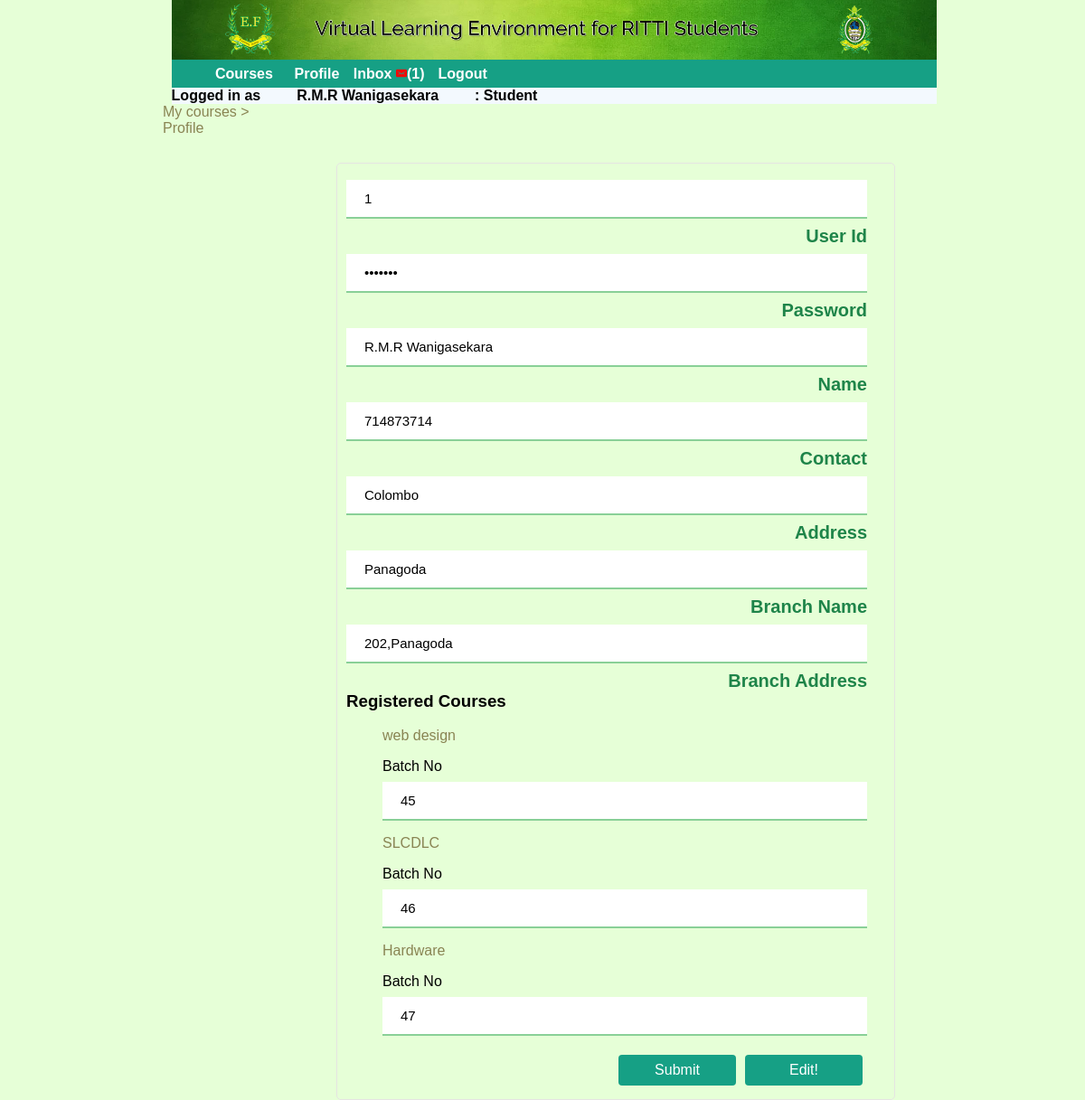
Screenshot of /student/profile.php (signed in) with the database file from the repository.
### tables this page shows
CREATE TABLE IF NOT EXISTS `user` (
  `user_Id` int(11) NOT NULL AUTO_INCREMENT,
  `NIC` varchar(10) NOT NULL,
  `password` varchar(200) NOT NULL,
  `name` varchar(200) NOT NULL,
  `dob` date NOT NULL,
  `contact_No` int(10) NOT NULL,
  `address` varchar(2000) NOT NULL,
  `branch_Id` int(11) NOT NULL,
  `Type` int(1) NOT NULL,
  `registeredby` int(11) NOT NULL,
  PRIMARY KEY (`user_Id`)
);

CREATE TABLE IF NOT EXISTS `branch` (
  `branch_Id` varchar(11) NOT NULL,
  `branch_Name` text NOT NULL,
  `branch_head` text NOT NULL,
  `address` varchar(2000) NOT NULL,
  PRIMARY KEY (`branch_Id`)
);

CREATE TABLE IF NOT EXISTS `course_follow` (
  `user_Id` varchar(11) NOT NULL,
  `course_Id` int(11) NOT NULL,
  `batch_No` varchar(11) NOT NULL,
  `final_Mcq` int(11) NOT NULL,
  `final_Practical` int(11) NOT NULL,
  PRIMARY KEY (`user_Id`,`course_Id`,`batch_No`)
);

CREATE TABLE IF NOT EXISTS `course` (
  `course_Id` int(11) NOT NULL,
  `Course_name` text NOT NULL,
  `duration` varchar(200) NOT NULL,
  PRIMARY KEY (`course_Id`)
);

### student/profile.php (the view, shortened to what this page needs)
 <?php
        if (time() - $_SESSION['start'] > 10000) {
            $sce=$_SESSION['currentsrc'];
            echo $sce;
            echo "Your session has expired! <a href='../login.php?csrc=<?php echo $sce ?>'>Login here</a>";
            session_destroy();
        }
        else{
          ?>
<!DOCTYPE html PUBLIC "-//W3C//DTD XHTML 1.0 Transitional//EN" "http://www.w3.org/TR/xhtml1/DTD/xhtml1-transitional.dtd">
<html xmlns="http://www.w3.org/1999/xhtml">
<head>
<link rel="stylesheet" type="text/css" href="../stylesheet.css">
</head>
<body >
    <div id=upbanner >
</div>
<div id=boxbody >
<?php
if (isset($_SESSION['coursename'])  && isset($_SESSION['Course_ID']) && isset($_SESSION['batch_No'])   )
{
      $cname= $_SESSION['coursename'];
    $courseID=$_SESSION['Course_ID'];
    $batch_No=$_SESSION['batch_No'];
    ?>
<div id="breadcrumb">
<ul>
        <li><a href="user_courses.php">My courses</a></li>
        <li><a href="course.php?courseIDpass=<?php echo $courseID; ?>&batch_No=<?php echo $batch_No ?> "> <?php echo $cname; ?></a></li>
        <li><a href=""> Profile &nbsp </a></li>
</ul>
</div>
<?php
}else{
    ?>
<div class="breadcrumb">
        <li><a href="user_courses.php">My courses  > &nbsp </a></li>
        <li><a href=""> Profile &nbsp </a></li>
</div>
<?php
}
?>
<?php
include '../db.php';
?>
<div id="">
<?php
$u_Idforprofile=$_SESSION['username'];
$sql = "SELECT * FROM user WHERE user_Id='$u_Idforprofile'";
$result = $conn->query($sql);
$row = $result->fetch_assoc();
$userbranch=$row['branch_Id'];
$sql2 = "SELECT branch_Name,address FROM branch WHERE branch_Id='$userbranch'";
$result2 = $conn->query($sql2);
$row2 = $result2->fetch_assoc();
$sql3 = "SELECT course_Id,batch_No FROM course_follow WHERE user_Id='$u_Idforprofile'";
$result3 = $conn->query($sql3);
if ($result->num_rows > 0 && $result2->num_rows > 0) {
    ?>
        <form class="formlog" action="" method="post" style="margin-left:140px;">
    <div class="wrap">
    <input type="text" name="u_id" value="<?php echo $row['user_Id']?>" readonly>
    <label for="uid">User Id</label>
    </div>
    <div class="wrap">
    <input  type="password" name="pwd" id="pwd" value="<?php echo $row['password']?>" readonly>
    <label for="password">Password </label>
    </div>
    <div class="wrap">
    <input type="text" name="name" value="<?php echo $row['name']?>" readonly>
    <label for="name">Name </label>
    </div>
    <div class="wrap">
    <input type="text" id="cnc" name="contact_No" value="<?php echo $row['contact_No']?>"readonly >
    <label for="contact">Contact </label>
    </div>
    <div class="wrap">
    <input type="text" id="adds" name="address" value="<?php echo $row['address']?>"readonly>
    <label for="address">Address </label>
    <br>
    </div>
    <div class="wrap">
    <input type="text" name="Branch_name" value="<?php echo $row2['branch_Name']?>" readonly >
    <label for="branch">Branch Name </label>
    </div>
    <div class="wrap">
     <input type="text" name="branch_address" value="<?php echo $row2['address']?>" readonly>
     <label for="br_add">Branch Address </label>
     </div>
    <br>
    <h3>Registered Courses</h3>
    <ul>
    <?php
    while($row3 = mysqli_fetch_assoc($result3)){
        $CourseIDforprofile=$row3['course_Id'];
        $sql4 = "SELECT Course_name FROM course WHERE course_Id='$CourseIDforprofile'";
        $result4 = $conn->query($sql4);
        $row4 = $result4->fetch_assoc();
        $bno=$row3['batch_No'] ;
        ?>
        <li ><a href="course.php?courseIDpass=<?php echo $CourseIDforprofile ?>&batch_No=<?php echo $bno; ?>" target="_parent" ><?php echo $row4['Course_name'];?></a><p>Batch No<input type="text" name="branch_address" value="<?php echo $row3['batch_No'];  ?>" readonly></p> </li>
        <?php
    }
    ?>
    </ul>
    <button type="button" class="button btn-1" id=changebutton onclick="change()">Edit!</button>
    <input  class="button btn-1" type="submit" id="upbutton" font="calibri" value="Submit" hidden ><br>
    </form>
    <?php
}
?>
</div>
</div>
</body>
</html>
<?php
}
?>

### stylesheet.css (style rules this page uses)
body { font-family: "calibri", sans-serif; background-color: #e6ffd7; padding: 0; margin: 0; background-repeat: repeat; }
a { text-decoration: none; color: #898453 }
li { list-style-type: none; }
#upbanner { margin-left: 15.8%; width:70.5%; }
#boxbody { overflow: auto; overflow-x: hidden; border-radius: 0.2%; width: 80%; margin-left:15%; margin-right: 15%; }
.button { display: inline-block; border-radius: 4px; background-color: #16A085; border: none; float: right; color: white; text-align: center; padding: 8px; transition: all 0.5s; cursor: pointer; margin: 5px; }
.btn-1 { font-size: 16px; width: 130px; color: #FFFFFF; }
label { font-size: 14px; color: #1E8449; font-weight: bold; }
input[type="text"] { width: 90%; }
input[type=text],input[type=password] { width: 100%; padding: 12px 20px; margin: 8px 0; box-sizing: border-box; border: none; border-bottom: 2px solid #89D097 ; font-size: 15px; display: block; }
.formlog { float:left; width:60%;margin-left:20% !important ; margin-top:3%; border:solid 1px #E5E4E2; border-radius: 5px; padding: 10px; padding-right: 30px; }
.formlog div { clear: both; float: left; width: 100%; }
.formlog label { float: right; font-size: 20px; color: #1E8449; font-weight: bold; }

### rows the page displays
user: u_id "1", name "R.M.R Wanigasekara", contact_No "714873714", address "Colombo"
branch: Branch_name "Panagoda", branch_address "202,Panagoda"
course_follow: course_Id.Course_name "web design", branch_address "45"
course_follow: course_Id.Course_name "SLCDLC", branch_address "46"
course_follow: course_Id.Course_name "Hardware", branch_address "47"

### other values shown
$size "1"
$name "R.M.R Wanigasekara"
